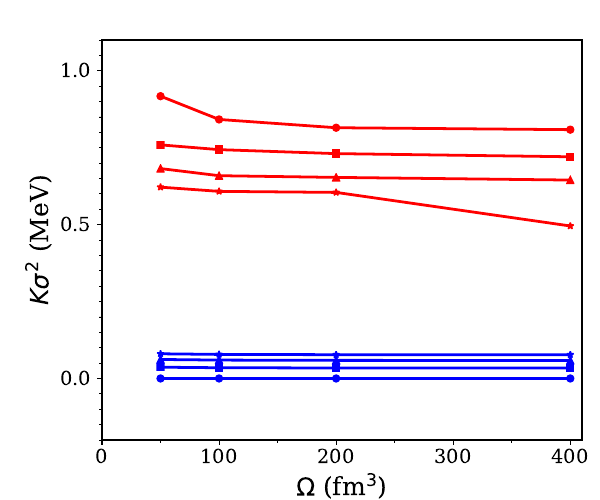

The script that saved this image:
import matplotlib.pyplot as plt
from matplotlib.lines import Line2D
import numpy as np
import os
from pylab import *
from matplotlib import ticker
from matplotlib.ticker import ScalarFormatter
sformatter=ScalarFormatter(useOffset=True,useMathText=True)
sformatter.set_scientific(True)
sformatter.set_powerlimits((-2,3))

#plt.ticklabel_format(style='sci', axis='y', scilimits=(0,0))

font = {'family' : 'serif',
        'weight' : 'normal',
        'size'   : 14}
plt.rc('font', **font)
plt.rc('text', usetex=False)
plt.figure(figsize=(6,5))
fig = plt.figure(1)
ax = fig.add_axes([0.17,0.12,0.8,0.8])

mydata = np.loadtxt('../momentsdata_fixedBQ/Acceptance0.25_rhoB0_rhoQ0.dat',skiprows=1,unpack=True)
Omega=mydata[0]
bbar_b0=mydata[1]
sigma2b_b0=mydata[2]
Ssigmab_b0=mydata[3]
Ksigma2b_b0=mydata[4]
qbar_b0=mydata[5]
sigma2q_b0=mydata[6]
Ssigmaq_b0=mydata[7]
Ksigma2q_b0=mydata[8]
plt.plot(Omega,Ksigma2q_b0,linestyle='-',linewidth=2,color='r',markersize=5, marker='o', markerfacecolor=None, markeredgecolor=None)
plt.plot(Omega,Ssigmaq_b0,linestyle='-',linewidth=2,color='b',markersize=5, marker='o', markerfacecolor=None, markeredgecolor=None)
mydata = np.loadtxt('../momentsdata_fixedBQ/Acceptance0.25_rhoB0.04_rhoQ0.02.dat',skiprows=1,unpack=True)
Omega=mydata[0]
bbar_b0=mydata[1]
sigma2b_b0=mydata[2]
Ssigmab_b0=mydata[3]
Ksigma2b_b0=mydata[4]
qbar_b0=mydata[5]
sigma2q_b0=mydata[6]
Ssigmaq_b0=mydata[7]
Ksigma2q_b0=mydata[8]
plt.plot(Omega,Ksigma2q_b0,linestyle='-',linewidth=2,color='r',markersize=5, marker='s', markerfacecolor=None, markeredgecolor=None)
plt.plot(Omega,Ssigmaq_b0,linestyle='-',linewidth=2,color='b',markersize=5, marker='s', markerfacecolor=None, markeredgecolor=None)
mydata = np.loadtxt('../momentsdata_fixedBQ/Acceptance0.25_rhoB0.08_rhoQ0.04.dat',skiprows=1,unpack=True)
Omega=mydata[0]
bbar_b0=mydata[1]
sigma2b_b0=mydata[2]
Ssigmab_b0=mydata[3]
Ksigma2b_b0=mydata[4]
qbar_b0=mydata[5]
sigma2q_b0=mydata[6]
Ssigmaq_b0=mydata[7]
Ksigma2q_b0=mydata[8]
plt.plot(Omega,Ksigma2q_b0,linestyle='-',linewidth=2,color='r',markersize=5, marker='^', markerfacecolor=None, markeredgecolor=None)
plt.plot(Omega,Ssigmaq_b0,linestyle='-',linewidth=2,color='b',markersize=5, marker='^', markerfacecolor=None, markeredgecolor=None)
mydata = np.loadtxt('../momentsdata_fixedBQ/Acceptance0.25_rhoB0.12_rhoQ0.06.dat',skiprows=1,unpack=True)
Omega=mydata[0]
bbar_b0=mydata[1]
sigma2b_b0=mydata[2]
Ssigmab_b0=mydata[3]
Ksigma2b_b0=mydata[4]
qbar_b0=mydata[5]
sigma2q_b0=mydata[6]
Ssigmaq_b0=mydata[7]
Ksigma2q_b0=mydata[8]
plt.plot(Omega,Ksigma2q_b0,linestyle='-',linewidth=2,color='r',markersize=5, marker='*', markerfacecolor=None, markeredgecolor=None)
plt.plot(Omega,Ssigmaq_b0,linestyle='-',linewidth=2,color='b',markersize=5, marker='*', markerfacecolor=None, markeredgecolor=None)

ax.tick_params(axis='both', which='major', labelsize=14)
ax.set_xticks(np.arange(0,500,100), minor=False)
ax.set_xticklabels(np.arange(0,500,100), minor=False, family='serif')
ax.set_xticks(np.arange(0,500,50), minor=True)
ax.xaxis.set_major_formatter(ticker.FormatStrFormatter('%d'))
ax.xaxis.set_major_formatter(sformatter)
plt.xlim(0,410)

ax.set_yticks(np.arange(-1,1.5,0.5), minor=False)
ax.set_yticklabels(np.arange(-1,1.5,0.5), minor=False, family='serif')
ax.set_yticks(np.arange(-1,1.5,0.05), minor=True)
plt.ylim(-0.2,1.1)
ax.yaxis.set_major_formatter(ticker.FormatStrFormatter('%1f'))
ax.yaxis.set_major_formatter(sformatter)

plt.xlabel('$\Omega$ (fm$^{3}$)',fontsize=18 , weight='normal')
plt.ylabel('$K\sigma^2$ (MeV)', fontsize=18, weight='normal')

plt.savefig('Qmoments_vs_Omega.pdf',format='pdf')
os.system('xdg-open Qmoments_vs_Omega.pdf')
#plt.show()
quit()
